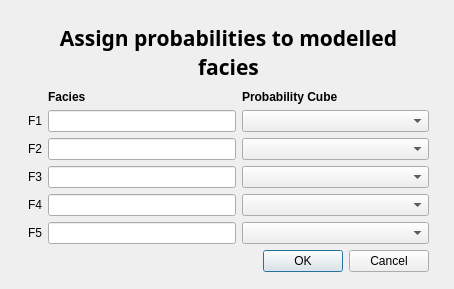
<?xml version="1.0" encoding="UTF-8"?>
<ui version="4.0">
 <class>AssignProbabilities</class>
 <widget class="QWidget" name="AssignProbabilities">
  <property name="geometry">
   <rect>
    <x>0</x>
    <y>0</y>
    <width>454</width>
    <height>289</height>
   </rect>
  </property>
  <property name="windowTitle">
   <string>Assign probabilities</string>
  </property>
  <widget class="QWidget" name="layoutWidget">
   <property name="geometry">
    <rect>
     <x>28</x>
     <y>21</y>
     <width>401</width>
     <height>251</height>
    </rect>
   </property>
   <layout class="QGridLayout" name="layout">
    <item row="0" column="0">
     <widget class="QLabel" name="Heading_label">
      <property name="font">
       <font>
        <family>Abyssinica SIL</family>
        <pointsize>16</pointsize>
        <weight>75</weight>
        <bold>true</bold>
       </font>
      </property>
      <property name="layoutDirection">
       <enum>Qt::LeftToRight</enum>
      </property>
      <property name="autoFillBackground">
       <bool>false</bool>
      </property>
      <property name="text">
       <string>Assign probabilities to modelled facies</string>
      </property>
      <property name="alignment">
       <set>Qt::AlignCenter</set>
      </property>
      <property name="wordWrap">
       <bool>true</bool>
      </property>
     </widget>
    </item>
    <item row="3" column="0">
     <widget class="QDialogButtonBox" name="m_buttons_ok_cancel">
      <property name="standardButtons">
       <set>QDialogButtonBox::Cancel|QDialogButtonBox::Ok</set>
      </property>
     </widget>
    </item>
    <item row="1" column="0">
     <layout class="QGridLayout" name="layout_assignment">
      <item row="1" column="0">
       <widget class="QLabel" name="label_F1">
        <property name="text">
         <string>F1</string>
        </property>
       </widget>
      </item>
      <item row="1" column="1">
       <widget class="QLineEdit" name="m_edit_F1"/>
      </item>
      <item row="1" column="2">
       <widget class="QComboBox" name="m_choose_F1"/>
      </item>
      <item row="2" column="0">
       <widget class="QLabel" name="label_F2">
        <property name="text">
         <string>F2</string>
        </property>
       </widget>
      </item>
      <item row="2" column="1">
       <widget class="QLineEdit" name="m_edit_F2"/>
      </item>
      <item row="2" column="2">
       <widget class="QComboBox" name="m_choose_F2">
        <property name="sizePolicy">
         <sizepolicy hsizetype="MinimumExpanding" vsizetype="Fixed">
          <horstretch>0</horstretch>
          <verstretch>0</verstretch>
         </sizepolicy>
        </property>
       </widget>
      </item>
      <item row="3" column="0">
       <widget class="QLabel" name="label_F3">
        <property name="text">
         <string>F3</string>
        </property>
       </widget>
      </item>
      <item row="3" column="1">
       <widget class="QLineEdit" name="m_edit_F3"/>
      </item>
      <item row="3" column="2">
       <widget class="QComboBox" name="m_choose_F3">
        <property name="sizePolicy">
         <sizepolicy hsizetype="MinimumExpanding" vsizetype="Fixed">
          <horstretch>0</horstretch>
          <verstretch>0</verstretch>
         </sizepolicy>
        </property>
       </widget>
      </item>
      <item row="4" column="0">
       <widget class="QLabel" name="label_F4">
        <property name="text">
         <string>F4</string>
        </property>
       </widget>
      </item>
      <item row="4" column="1">
       <widget class="QLineEdit" name="m_edit_F4"/>
      </item>
      <item row="4" column="2">
       <widget class="QComboBox" name="m_choose_F4">
        <property name="sizePolicy">
         <sizepolicy hsizetype="MinimumExpanding" vsizetype="Fixed">
          <horstretch>0</horstretch>
          <verstretch>0</verstretch>
         </sizepolicy>
        </property>
       </widget>
      </item>
      <item row="5" column="0">
       <widget class="QLabel" name="label_F5">
        <property name="text">
         <string>F5</string>
        </property>
       </widget>
      </item>
      <item row="5" column="1">
       <widget class="QLineEdit" name="m_edit_F5"/>
      </item>
      <item row="5" column="2">
       <widget class="QComboBox" name="m_choose_F5">
        <property name="sizePolicy">
         <sizepolicy hsizetype="MinimumExpanding" vsizetype="Fixed">
          <horstretch>0</horstretch>
          <verstretch>0</verstretch>
         </sizepolicy>
        </property>
       </widget>
      </item>
      <item row="0" column="1">
       <widget class="QLabel" name="label_Facies">
        <property name="font">
         <font>
          <weight>75</weight>
          <bold>true</bold>
         </font>
        </property>
        <property name="text">
         <string>Facies</string>
        </property>
       </widget>
      </item>
      <item row="0" column="2">
       <widget class="QLabel" name="label_Probability">
        <property name="font">
         <font>
          <weight>75</weight>
          <bold>true</bold>
         </font>
        </property>
        <property name="text">
         <string>Probability Cube</string>
        </property>
       </widget>
      </item>
     </layout>
    </item>
   </layout>
  </widget>
 </widget>
 <tabstops>
  <tabstop>m_edit_F1</tabstop>
  <tabstop>m_edit_F2</tabstop>
  <tabstop>m_edit_F3</tabstop>
  <tabstop>m_edit_F4</tabstop>
  <tabstop>m_edit_F5</tabstop>
  <tabstop>m_choose_F1</tabstop>
  <tabstop>m_choose_F2</tabstop>
  <tabstop>m_choose_F3</tabstop>
  <tabstop>m_choose_F4</tabstop>
  <tabstop>m_choose_F5</tabstop>
 </tabstops>
 <resources/>
 <connections/>
</ui>
